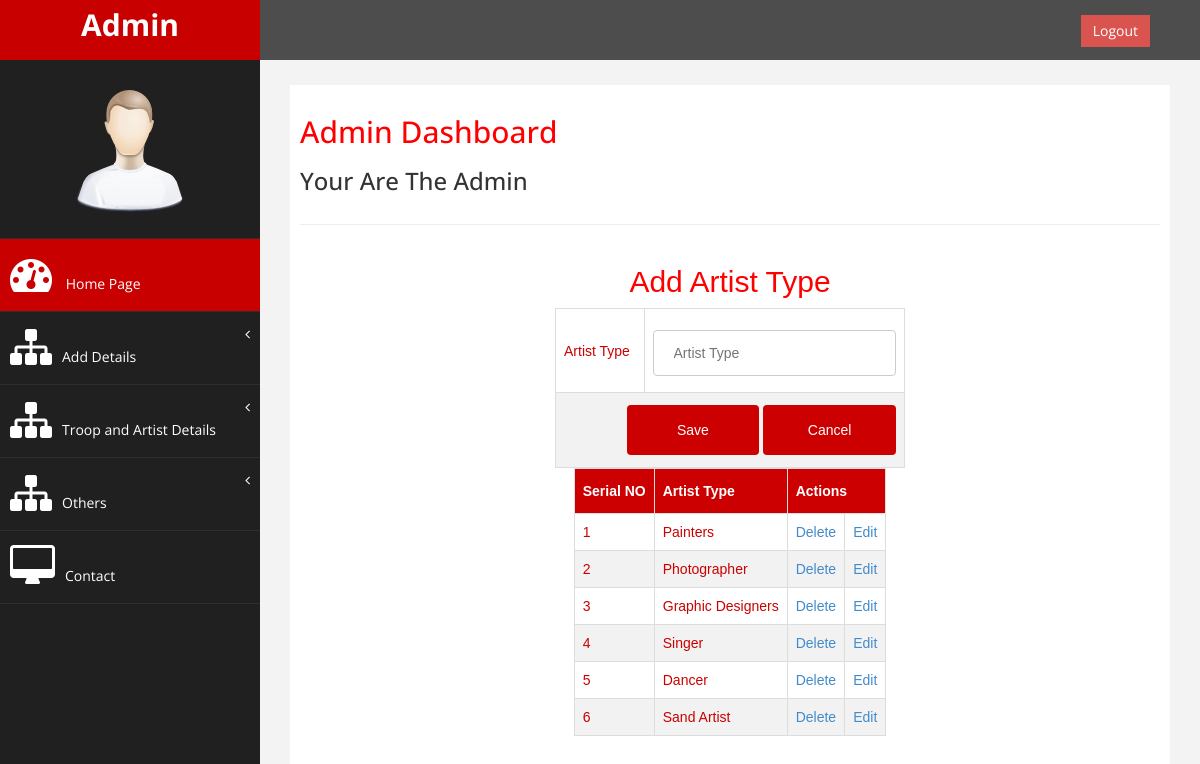
The page /Program-Booking/Admin/ArtistType.php on the database its author committed.
### tables this page shows
CREATE TABLE `tbl_artisttype` (
  `artisttype_id` int(50) NOT NULL auto_increment,
  `artisttype_name` varchar(50) NOT NULL,
  PRIMARY KEY  (`artisttype_id`)
);

### Program-Booking/Admin/ArtistType.php (the view, shortened to what this page needs)
<!DOCTYPE html PUBLIC "-//W3C//DTD XHTML 1.0 Transitional//EN" "http://www.w3.org/TR/xhtml1/DTD/xhtml1-transitional.dtd">
<html xmlns="http://www.w3.org/1999/xhtml">
<head>
<?php include("HomePage.php")?>
</head>
<body>
<div id="tab" align="center" style="overflow-x:auto">
<h2>Add Artist Type</h2>
<form id="form1" name="form1" method="post" action="">
  <table width="350" border="1">
    <tr>
      <td>Artist Type</td>
      <td><label for="txtartype"></label>
      <input type="text" name="txtartype" id="txtartype" value="<?php echo $raw["artisttype_name"] ?>" required="required" placeholder="Artist Type" /></td>
    </tr>
    <tr>
      <td colspan="2" align="right"><input type="submit" name="save" id="save" value="Save" />
      <input type="reset" name="cancel" id="cancel" value="Cancel" /></td>
    </tr>
  </table>
<table border="1">
<tr>
       <th>
       Serial NO
       </th>
       <th>
       Artist Type
       </th>
       <th colspan="2">Actions</th>
</tr>
<tr>
       <?php
	   $sel="select * from tbl_artisttype";
	   $datas=mysql_query($sel,$con);
	   $i=0;
	   while($raw=mysql_fetch_array($datas))
	   {
		    $i=$i+1;
		?>
      <tr>
        <td>
        <?php echo $i ?>
        </td>
        <td><?php echo $raw["artisttype_name"]; ?></td>
        <td><a href="ArtistType.php?delid=<?php echo $raw["artisttype_id"]; ?>">Delete</a></td>
        <td><a href="ArtistType.php?editid=<?php echo $raw["artisttype_id"]?>";>Edit</a></td>
      </tr>
        <?php
		}
	   ?>
</tr>
</table>
</form>
</div>
</body>
</html>

### Program-Booking/Admin/assets/css/custom.css (style rules this page uses)
body { font-family: 'Open Sans', sans-serif; }
h2 { color: #f00; }

### Program-Booking/Admin/form.css (style rules this page uses)
#tab { font-family: "Trebuchet MS", Arial, Helvetica, sans-serif; border-collapse: collapse; width: 100%; }
#tab td, #tab th { border: 1px solid #ddd; padding: 8px; color: #C00; }
#tab tr:nth-child(even) { background-color: #f2f2f2; }
#tab th { padding-top: 12px; padding-bottom: 12px; text-align: left; background-color: #C00; color: white; }
input[type=text], select { width: 100%; padding: 12px 20px; margin: 8px 0; display: inline-block; border: 1px solid #ccc; border-radius: 4px; box-sizing: border-box; }
input[type=submit] { width: 40%; background-color: #C00; color: white; padding: 15px; margin: 4px 0; border: none; border-radius: 4px; cursor: pointer; }
input[type=reset] { width: 40%; background-color: #C00; color: white; padding: 15px; margin: 4px 0; border: none; border-radius: 4px; cursor: pointer; }

### rows shown on the page
tbl_artisttype: artisttype_name "Painters"
tbl_artisttype: artisttype_name "Photographer"
tbl_artisttype: artisttype_name "Graphic Designers"
tbl_artisttype: artisttype_name "Singer"
tbl_artisttype: artisttype_name "Dancer"
tbl_artisttype: artisttype_name "Sand Artist"
